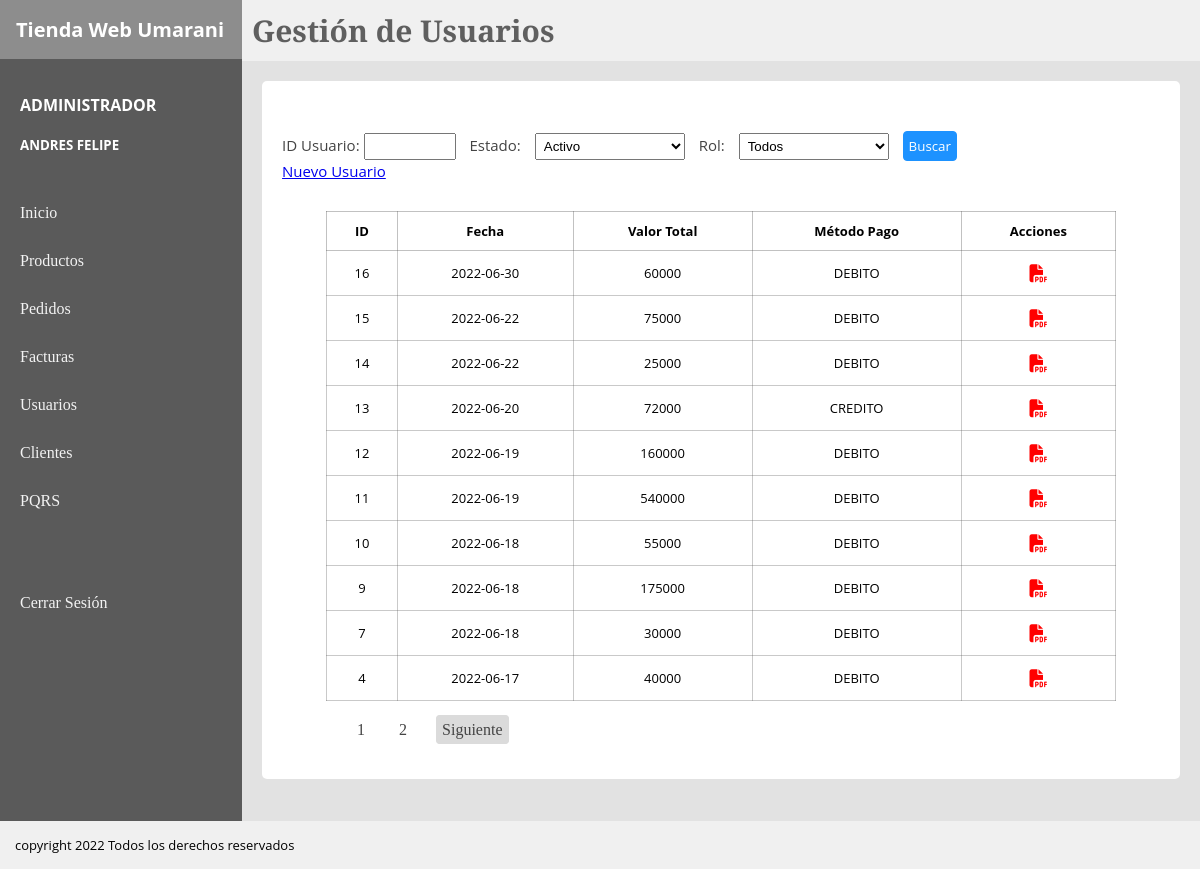
/view/facturas.php?pagina=1 (signed in), run on the app's committed database.
### tables this page shows
CREATE TABLE `factura` (
  `facturaId` int(11) NOT NULL AUTO_INCREMENT,
  `facturaFecha` date NOT NULL,
  `facturaCostoTotal` int(11) NOT NULL,
  `facturaClienteDoc` varchar(50) NOT NULL,
  `factura_tipoPagoId` int(11) NOT NULL,
  `facturaClienteId` int(11) NOT NULL,
  `facturaClienteDireccion` varchar(250) NOT NULL,
  `facturaImpuestoId` int(11) NOT NULL,
  PRIMARY KEY (`facturaId`),
  KEY `fk_facturaClienteDoc` (`facturaClienteId`),
  KEY `fk_factura_tipoPagoId` (`factura_tipoPagoId`),
  KEY `impuestoId` (`facturaImpuestoId`),
  CONSTRAINT `fk_facturaClienteDoc` FOREIGN KEY (`facturaClienteId`) REFERENCES `cliente` (`clienteId`),
  CONSTRAINT `fk_factura_tipoPagoId` FOREIGN KEY (`factura_tipoPagoId`) REFERENCES `tipopago` (`tipoPagoId`)
);

CREATE TABLE `tipopago` (
  `tipoPagoId` int(11) NOT NULL,
  `tipoPagoNombre` varchar(30) NOT NULL,
  PRIMARY KEY (`tipoPagoId`)
);

### Controller/mostrarFacturas.php (called while the page is built)
<?php
require_once('../Model/M_facturas.php');
$fact1 = new Factura();
$regFacturas = $fact1->verFacturas();
$resultado = mysqli_query($conexionFactura,"SELECT COUNT(*) AS cantidad FROM factura")
or die("problemas en el select" . mysqli_error($conexionFactura));
$res = mysqli_fetch_array($resultado);
$cantidad = $res['cantidad'];
?>

### Model/M_facturas.php (called while the page is built, shortened)
<?php
    class Factura {
            private $fact;
        public function __construct()
        {
            $this->fact = new mysqli('localhost','root','','proyecto');
        }
        public function verFacturas(){
            $cantidad = $this->fact->query("SELECT COUNT(*) as cantidad FROM factura");
            $registrosxpagina = 10;
            $inicio = ($_GET['pagina']-1)*$registrosxpagina;
            $query = $this->fact->query("SELECT * FROM factura
            JOIN tipopago
            ON tipoPagoId = factura_tipoPagoId
            ORDER BY facturaId DESC
            LIMIT $inicio,$registrosxpagina");
            $retorno = [];
            $i = 0;
            while($fila = $query->fetch_assoc()) {
                $retorno[$i] = $fila;
                $i++;
            }
            return $retorno;
        }
    }
?>

### View/facturas.php (the view, shortened to what this page needs)
<?php
    require_once("../Controller/mostrarFacturas.php");
    $paginas = $cantidad/10;
    $paginas = ceil($paginas);
?>
<!DOCTYPE html>
<html lang="en">
<head>
</head>
<body>
<link rel="stylesheet" href="../CSS/tiendaEstilos.css">
    <div class="padre">
        <div class="board">
            <div class="titulo">
                <h1>Tienda Web Umarani</h1>
            </div>
            <div class="usuario">
                <h4><?php echo "$_SESSION[rol] "; ?></h4>
                <h5><?php echo "$_SESSION[nombre] $_SESSION[apellido] "; ?></h5>
            </div>
            <nav class="secciones">
                <a href="#">Inicio</a>
                <a href="../View/Productos.php?pagina=1">Productos</a>
                <a href="../View/pedidos.php?pagina=1">Pedidos</a>
                <a href="../view/facturas.php?pagina=1">Facturas</a>
                <?php if($_SESSION['rol'] == 'ADMINISTRADOR')  { ?>
                <a href="../View/Usuarios.php?pagina=1">Usuarios</a>
                <a href="../View/adminClientes.php?pagina=1">Clientes</a> <?php } ?>
                <a href="../View/PQRS.php?pagina=1">PQRS</a> <br><br><br>
                <a href="../Controller/cerrarSesion.php">Cerrar Sesión</a>
            </nav>
        </div>
        <div class="content">
        <header class="header">
            <h1>Gestión de Usuarios</h1>
        </header>
        <section class="section">
            <div class="container">
                <div class="filtros" >
                    <form action="">
                        <label for="id">ID Usuario: </label>
                        <input name="id" type="text" class="idpedido">
                        <label for=""> Estado: </label>
                        <select name="" id="">Estado
                            <option value="">Activo</option>
                        </select>
                        <label for=""> Rol: </label>
                        <select name="" id="">Estado
                            <option value="">Todos</option>
                        </select>
                        <input class="searchButton" type="button" value="Buscar">
                    </form>
                    <a href="../View/nuevoUsuario.php">Nuevo Usuario</a>
                </div>
                <table>
                    <tr>
                        <th>ID</th>
                        <th>Fecha</th>
                        <th>Valor Total</th>
                        <th>Método Pago</th>
                        <th>Acciones</th>
                    </tr>
                     <?php
                        foreach($regFacturas as $row){
                     ?>
                    <tr class="información" >
                        <td> <?php echo $row['facturaId']   ?> </td>
                        <td> <?php echo $row['facturaFecha']   ?></td>
                        <td> <?php echo $row['facturaCostoTotal']   ?></td>
                        <td> <?php echo $row['tipoPagoNombre']   ?></td>
                        <td>
                            <a on class="cancel" href="../Controller/ImprimirFactura.php?factId=<?php echo "$row[facturaId]" ?>"><i class="fas fa-file-pdf"></i></a>
                        </td>
                        <?php
                        }
                     ?>
                </table>
                <nav class="paginacion">
                <?php for($i=0; $i < $paginas; $i++){
                  ?> <a href="../view/facturas.php?pagina=<?php echo"$i"+1 ?>"><?php echo "$i"+1;  ?> </a>
                <?php  } ?>
                <a class="prev-next" <?php if($_GET['pagina']>=$paginas ){ ?> hidden <?php }else{ echo ""; } ?> href="../view/facturas.php?pagina=<?php echo "$_GET[pagina]"+1; ?>"> Siguiente</a>
                </nav>
            </div>
        </section>
        </div>
    </div>
    <footer class="footer">
        <p>copyright 2022 Todos los derechos reservados</p>
    </footer>
</body>
</html>

### CSS/tiendaEstilos.css (style rules this page uses)
* { padding: 0px; margin: 0px; }
.padre { display: flex; }
.board { background: #5a5a5a; flex: 1 1 auto; height: auto; }
.titulo { background: #8d8d8d; padding: 10px; }
.titulo h1 { font-family: 'Open Sans', sans-serif; font-size: 20px; padding: 6px; color:rgb(255, 255, 255); }
.usuario { padding: 10px; margin-top: 15px; }
.usuario h4 { color: rgb(255, 255, 255); font-family: 'Open Sans', sans-serif; padding: 10px; }
.usuario h5 { color: rgb(255, 255, 255); font-family: 'Open Sans', sans-serif; padding: 10px; }
.secciones { padding: 10px; }
.secciones a { display: block; padding: 10px; color: rgb(243, 243, 243); text-decoration: none; margin-top: 10px; font-family: 'Bitter', serif; transition: 0.3s ease-in-out; }
.content { flex: 100 1 auto; }
.header { background: #f0f0f0; }
.header h1 { font-family: 'Bitter', serif; font-size: 30px; padding: 10px; color: rgb(95, 95, 95); }
.section { background: #e2e2e2; padding: 20px; min-height: 720px; }
.container { padding: 20px; border-radius: 5px; background: #ffffff; }
table { margin-left: auto; margin-right: auto; border: 1px solid rgba(95, 95, 95, 0.384); border-collapse: collapse; width: 90%; font-family: 'Open Sans', sans-serif; font-size: 13px; }
th { border: 1px solid rgba(95, 95, 95, 0.384); text-align: center; padding: 10px; }
td { border: 0.5px solid rgba(95, 95, 95, 0.336); padding: 10px; text-align: center; }
.cancel { color: rgb(255, 0, 0); font-size: 18px; padding: 10px; }
select { width: 50px; margin: 0px 10px; padding: 4px; }
.filtros { margin: 30px 0px; font-family: 'Open Sans', sans-serif; font-size: 15px; color: #444444; }
.filtros select { width: 150px; overflow: hidden; }
.idpedido { width: 80px; padding: 4px; margin-right: 10px; overflow: hidden; }
.searchButton { padding: 5px; font-family: 'Open Sans', sans-serif; background: #1d92ff; color: #fff; border: 0.5px solid #1d92ff; border-radius: 4px; cursor: pointer; }
.paginacion { margin: 20px 0px 20px 60px; }
.paginacion a { text-decoration: none; color: #444444; margin: 0px 10px; padding: 5px; }
.prev-next { background: #dbdbdb; border-radius: 4px; border: 1px solid #dbdbdb; }
.footer { background: #f0f0f0; padding: 15px; font-family: 'Open Sans', sans-serif; font-size: 13px; }

### data on the page
factura: facturaId "16", facturaFecha "2022-06-30", facturaCostoTotal "60000", factura_tipoPagoId.tipoPagoNombre "DEBITO"
factura: facturaId "15", facturaFecha "2022-06-22", facturaCostoTotal "75000", factura_tipoPagoId.tipoPagoNombre "DEBITO"
factura: facturaId "14", facturaFecha "2022-06-22", facturaCostoTotal "25000", factura_tipoPagoId.tipoPagoNombre "DEBITO"
factura: facturaId "13", facturaFecha "2022-06-20", facturaCostoTotal "72000", factura_tipoPagoId.tipoPagoNombre "CREDITO"
factura: facturaId "12", facturaFecha "2022-06-19", facturaCostoTotal "160000", factura_tipoPagoId.tipoPagoNombre "DEBITO"
factura: facturaId "11", facturaFecha "2022-06-19", facturaCostoTotal "540000", factura_tipoPagoId.tipoPagoNombre "DEBITO"
factura: facturaId "10", facturaFecha "2022-06-18", facturaCostoTotal "55000", factura_tipoPagoId.tipoPagoNombre "DEBITO"
factura: facturaId "9", facturaFecha "2022-06-18", facturaCostoTotal "175000", factura_tipoPagoId.tipoPagoNombre "DEBITO"
factura: facturaId "7", facturaFecha "2022-06-18", facturaCostoTotal "30000", factura_tipoPagoId.tipoPagoNombre "DEBITO"
factura: facturaId "4", facturaFecha "2022-06-17", facturaCostoTotal "40000", factura_tipoPagoId.tipoPagoNombre "DEBITO"

### other printed values
$_SESSION[rol] "ADMINISTRADOR"
$_SESSION[nombre] "ANDRES"
$_SESSION[apellido] "FELIPE"
